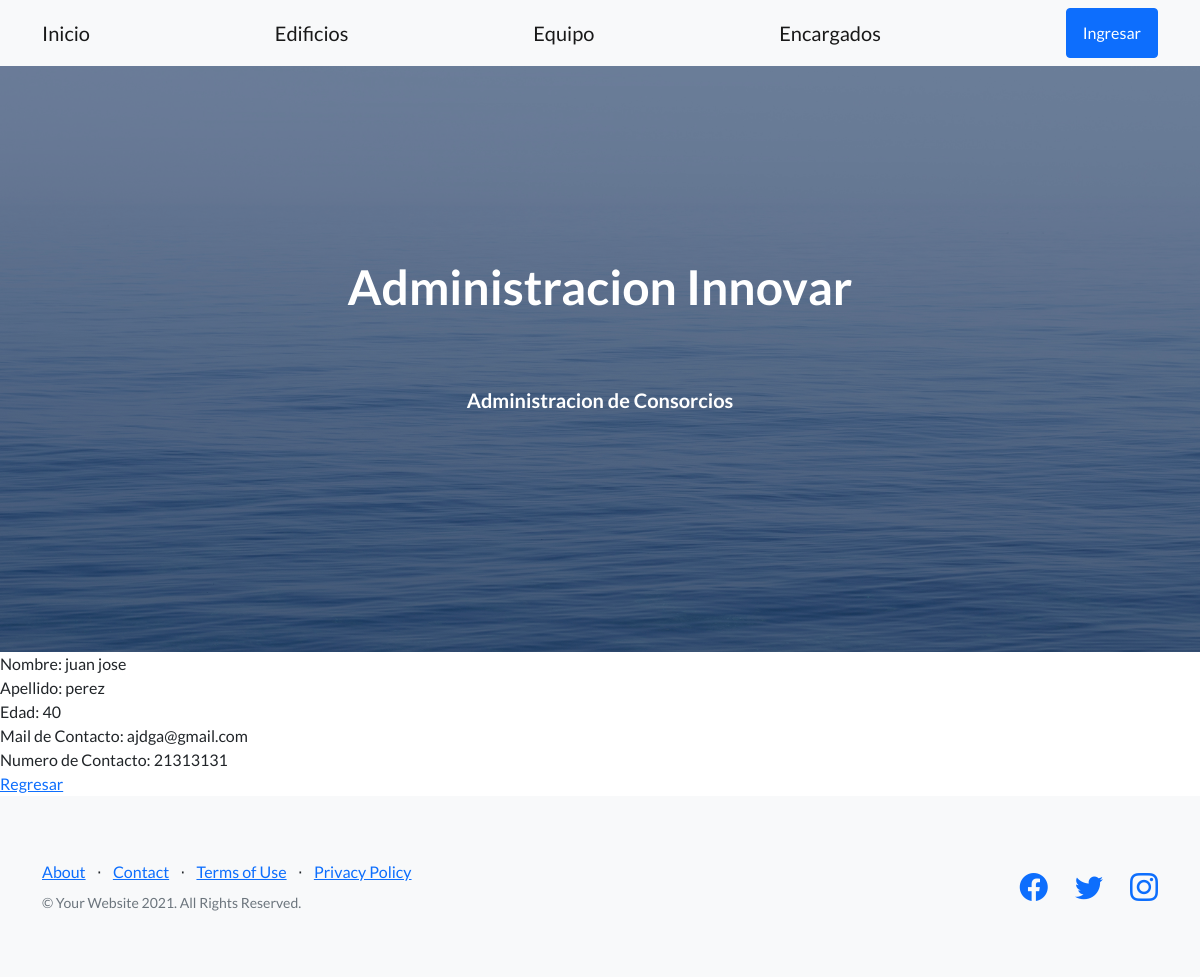
The page /AppCoder/equipo/detail/2 on the database as committed earlier.
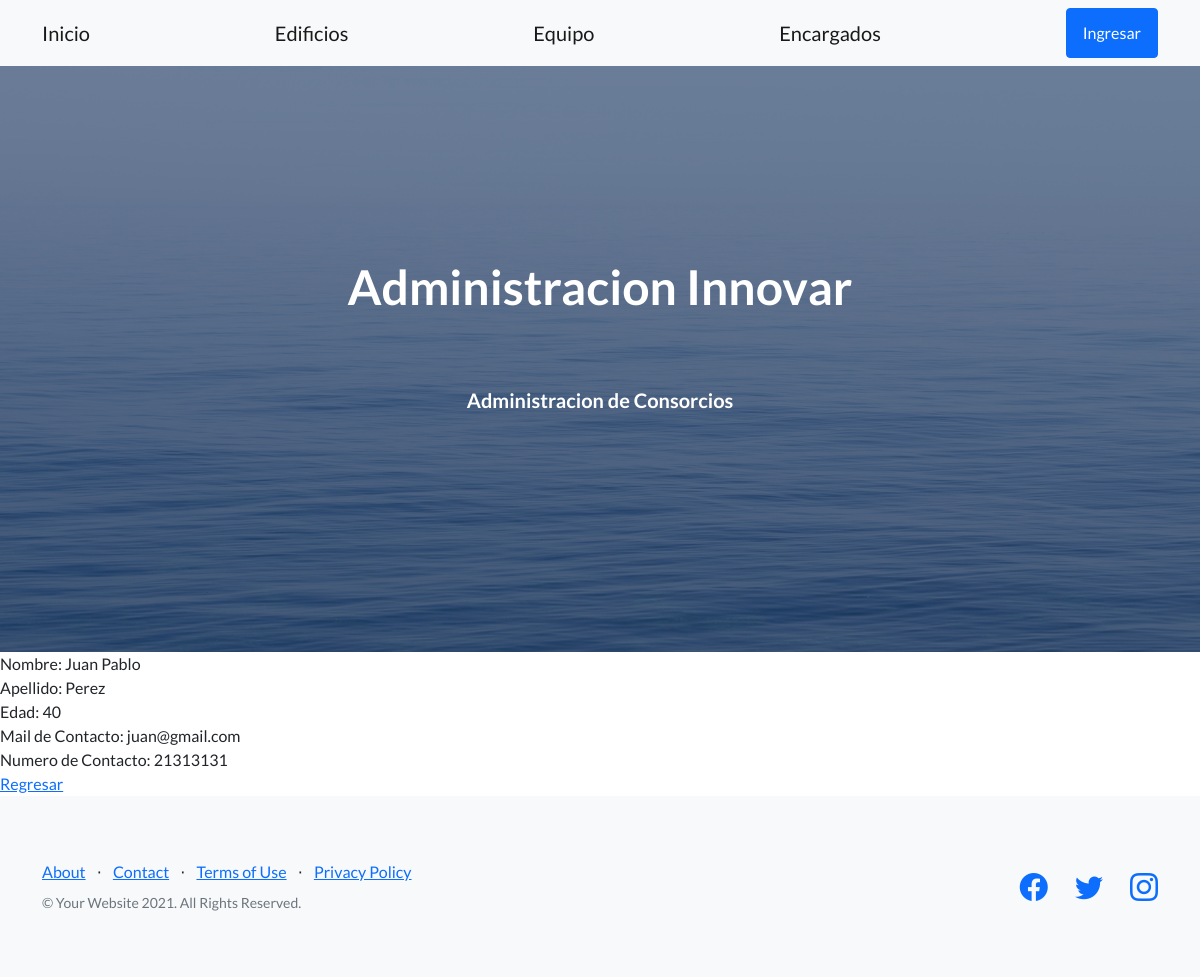
The same page on the database as committed later.
### AppCoder/models.py (models this page shows)
class Equipo(models.Model):
    nombre = models.CharField(max_length=40)
    apellido = models.CharField(max_length=40)
    edad = models.IntegerField()
    num_contacto = models.IntegerField()
    mail_contacto = models.CharField(max_length=50)

### AppCoder/views.py (the view)
# urls.py: path("equipo/detail/<pk>", views.EquipoDetail.as_view(), name='DetailTeam'),
class EquipoDetail(DetailView):
    model = Equipo
    template = 'AppCoder/equipo_detail.html'

### AppCoder/templates/AppCoder/equipo_detail.html
{% extends "AppCoder/padre.html" %}
{% load static %}
{% block contenidoQueCambia %}
Nombre: {{equipo.nombre}}
<br>
Apellido: {{equipo.apellido}}
<br>
Edad: {{equipo.edad}}
<br>
Mail de Contacto: {{equipo.mail_contacto}}
<br>
Numero de Contacto: {{equipo.num_contacto}}
<br>
<a href="{%url 'ListTeam' %}">Regresar</a>
{% endblock %}

Rows that differ between the two databases and show on the page:
changed Equipo: nombre "juan jose" → "Juan Pablo"; apellido "perez" → "Perez"; mail_contacto "ajdga@gmail.com" → "juan@gmail.com"
